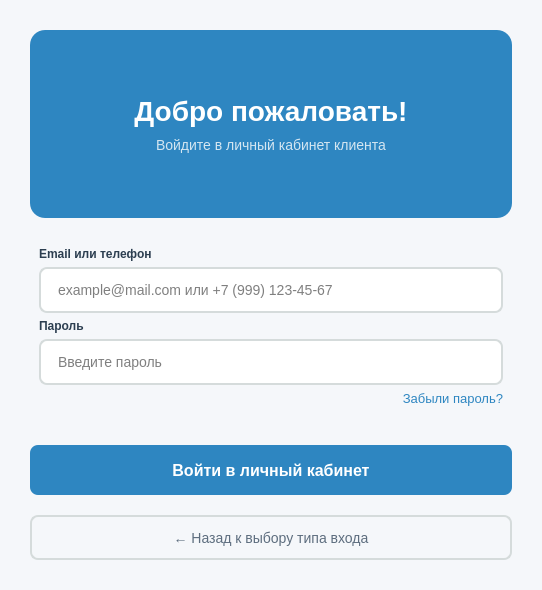
<?xml version="1.0" encoding="UTF-8"?>
<ui version="4.0">
 <class>ClientLoginWindow</class>
 <widget class="QDialog" name="ClientLoginWindow">
  <property name="geometry">
   <rect>
    <x>0</x>
    <y>0</y>
    <width>542</width>
    <height>590</height>
   </rect>
  </property>
  <property name="font">
   <font>
    <family>Segoe UI</family>
   </font>
  </property>
  <property name="windowTitle">
   <string>Вход для клиентов - ЭЛМА</string>
  </property>
  <property name="styleSheet">
   <string notr="true">
QDialog {
    background-color: #f5f7fa;
}
QFrame#headerFrame {
    background-color: #2e86c1;
    border-radius: 15px;
}
QLabel#titleLabel {
    color: white;
    font-size: 28px;
    font-weight: bold;
}
QLabel#subtitleLabel {
    color: #d4e6f1;
    font-size: 14px;
}
QLineEdit {
    background-color: white;
    border: 2px solid #d5dbdb;
    border-radius: 8px;
    padding: 12px 15px;
    font-size: 14px;
}
QLineEdit:focus {
    border: 2px solid #2e86c1;
}
QPushButton#loginButton {
    background-color: #2e86c1;
    color: white;
    border: none;
    border-radius: 8px;
    padding: 14px;
    font-size: 16px;
    font-weight: bold;
}
QPushButton#loginButton:hover {
    background-color: #2471a3;
}
QPushButton#loginButton:pressed {
    background-color: #1a5276;
}
QPushButton#backButton {
    background-color: transparent;
    color: #5d6d7e;
    border: 2px solid #d5dbdb;
    border-radius: 8px;
    padding: 12px;
    font-size: 14px;
}
QPushButton#backButton:hover {
    background-color: #eaf2f8;
    color: #2e86c1;
    border-color: #2e86c1;
}
QLabel#linkLabel {
    color: #2e86c1;
    font-size: 13px;
}
QLabel#linkLabel:hover {
    color: #1a5276;
    text-decoration: underline;
}
   </string>
  </property>
  <layout class="QVBoxLayout" name="mainLayout">
   <property name="spacing">
    <number>20</number>
   </property>
   <property name="leftMargin">
    <number>30</number>
   </property>
   <property name="topMargin">
    <number>30</number>
   </property>
   <property name="rightMargin">
    <number>30</number>
   </property>
   <property name="bottomMargin">
    <number>30</number>
   </property>
   <item>
    <widget class="QFrame" name="headerFrame">
     <property name="minimumSize">
      <size>
       <width>0</width>
       <height>120</height>
      </size>
     </property>
     <property name="frameShape">
      <enum>QFrame::StyledPanel</enum>
     </property>
     <property name="frameShadow">
      <enum>QFrame::Raised</enum>
     </property>
     <layout class="QVBoxLayout" name="headerLayout">
      <property name="spacing">
       <number>10</number>
      </property>
      <item>
       <spacer name="verticalSpacer">
        <property name="orientation">
         <enum>Qt::Vertical</enum>
        </property>
        <property name="sizeHint" stdset="0">
         <size>
          <width>0</width>
          <height>0</height>
         </size>
        </property>
       </spacer>
      </item>
      <item>
       <widget class="QLabel" name="titleLabel">
        <property name="text">
         <string>Добро пожаловать!</string>
        </property>
        <property name="alignment">
         <set>Qt::AlignCenter</set>
        </property>
       </widget>
      </item>
      <item>
       <widget class="QLabel" name="subtitleLabel">
        <property name="text">
         <string>Войдите в личный кабинет клиента</string>
        </property>
        <property name="alignment">
         <set>Qt::AlignCenter</set>
        </property>
       </widget>
      </item>
      <item>
       <spacer name="verticalSpacer_2">
        <property name="orientation">
         <enum>Qt::Vertical</enum>
        </property>
        <property name="sizeHint" stdset="0">
         <size>
          <width>0</width>
          <height>0</height>
         </size>
        </property>
       </spacer>
      </item>
     </layout>
    </widget>
   </item>
   <item>
    <widget class="QWidget" name="formWidget" native="true">
     <layout class="QVBoxLayout" name="verticalLayout">
      <item>
       <widget class="QLabel" name="emailLabel">
        <property name="styleSheet">
         <string notr="true">font-weight: bold; color: #2c3e50;</string>
        </property>
        <property name="text">
         <string>Email или телефон</string>
        </property>
       </widget>
      </item>
      <item>
       <widget class="QLineEdit" name="emailInput">
        <property name="placeholderText">
         <string>example@mail.com или +7 (999) 123-45-67</string>
        </property>
       </widget>
      </item>
      <item>
       <widget class="QLabel" name="passwordLabel">
        <property name="styleSheet">
         <string notr="true">font-weight: bold; color: #2c3e50;</string>
        </property>
        <property name="text">
         <string>Пароль</string>
        </property>
       </widget>
      </item>
      <item>
       <widget class="QLineEdit" name="passwordInput">
        <property name="echoMode">
         <enum>QLineEdit::Password</enum>
        </property>
        <property name="placeholderText">
         <string>Введите пароль</string>
        </property>
       </widget>
      </item>
      <item>
       <layout class="QHBoxLayout" name="horizontalLayout">
        <item>
         <widget class="QLabel" name="lblError">
          <property name="text">
           <string/>
          </property>
         </widget>
        </item>
        <item>
         <widget class="QLabel" name="forgotPasswordLabel">
          <property name="styleSheet">
           <string notr="true">color: #2e86c1; font-size: 13px;</string>
          </property>
          <property name="text">
           <string>Забыли пароль?</string>
          </property>
          <property name="alignment">
           <set>Qt::AlignRight</set>
          </property>
         </widget>
        </item>
       </layout>
      </item>
      <item>
       <spacer name="verticalSpacer_3">
        <property name="orientation">
         <enum>Qt::Vertical</enum>
        </property>
        <property name="sizeHint" stdset="0">
         <size>
          <width>0</width>
          <height>0</height>
         </size>
        </property>
       </spacer>
      </item>
     </layout>
    </widget>
   </item>
   <item>
    <widget class="QPushButton" name="loginButton">
     <property name="minimumSize">
      <size>
       <width>0</width>
       <height>50</height>
      </size>
     </property>
     <property name="cursor">
      <cursorShape>PointingHandCursor</cursorShape>
     </property>
     <property name="text">
      <string>Войти в личный кабинет</string>
     </property>
    </widget>
   </item>
   <item>
    <widget class="QPushButton" name="backButton">
     <property name="minimumSize">
      <size>
       <width>0</width>
       <height>45</height>
      </size>
     </property>
     <property name="cursor">
      <cursorShape>PointingHandCursor</cursorShape>
     </property>
     <property name="text">
      <string>← Назад к выбору типа входа</string>
     </property>
    </widget>
   </item>
  </layout>
 </widget>
 <resources/>
 <connections/>
</ui>
